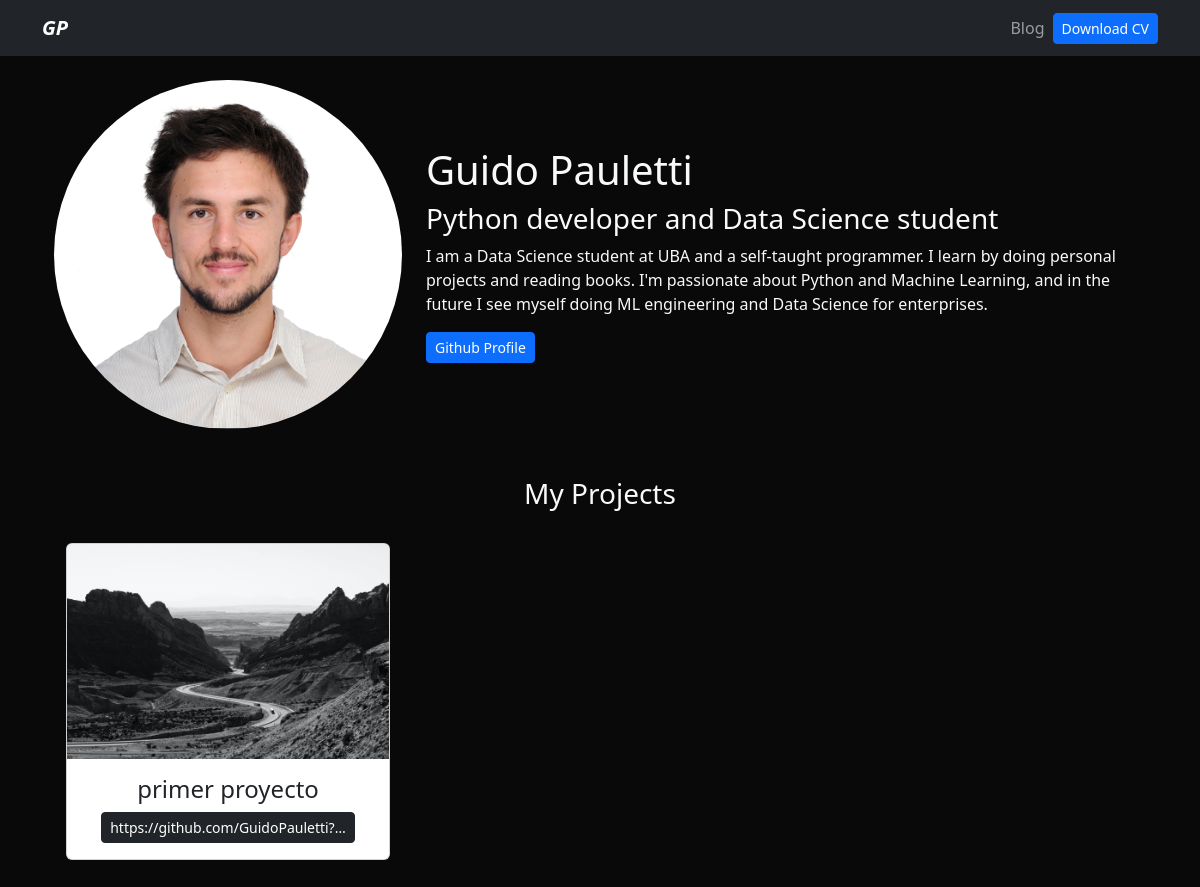
The page / on the database its author committed.
### portfolio/models.py (models this page shows)
class Header(models.Model):
    title = models.CharField(max_length=50)
    subtitle = models.CharField(max_length=60)
    description = models.CharField(max_length=400)
    image = models.ImageField(upload_to='portfolio/images/')

class Project(models.Model):
    title = models.CharField(max_length=50)
    url = models.URLField(blank=True)
    description = models.CharField(max_length=250)
    image = models.ImageField(upload_to='portfolio/images/')

### portfolio/views.py (the view)
# urls.py: path('', views.home, name='home'),
def home(request):
    headers = Header.objects.all()
    projects = Project.objects.all()
    return render(request, 'home.html', {'projects': projects, 'headers': headers})

### portfolio/templates/home.html
{% extends 'layout.html' %}
{% load static %}
{% block content %}
    <header class="row">
        {% for header in headers %}
        <div class="col-md-4">
            <img src="{{header.image.url}}" alt="profile image" class="rounded-circle img-fluid">
        </div>
        <div class="col-md-8 my-auto text-light">
            <h1>{{header.title}}</h1>
            <h3>{{header.subtitle}}</h3>
            <p>{{header.description}}</p>
            <a class="btn btn-primary btn-sm" href="https://github.com/GuidoPauletti" target="_blank">Github Profile</a>
        </div>
        {% endfor %}
    </header>
    <div class="row mg-4 text-center mt-5">
        <h3>My Projects</h3>
        {% for project in projects %}
        <div class="col-md-4 p-4">
            <div class="card bg-white card-project text-dark">
                <img src="{{project.image.url}}" alt="" class="card-img-top">
                <div class="card-body">
                    <h4>{{project.title}}</h4>
                    {% if project.url %}
                        <a href="{{project.url}}" class="btn btn-dark btn-sm" target="_blank">{{project.url|truncatechars:34}}</a>
                    {% endif %}
                </div>
            </div>
        </div>
        {% endfor %}
    </div>
{% endblock %}

### portfolio/templates/layout.html (shortened to what this page needs)
{% load static %}
<!DOCTYPE html>
<html lang="en">
<head>
    <link href="https://cdn.jsdelivr.net/npm/bootstrap@5.3.0-alpha1/dist/css/bootstrap.min.css" rel="stylesheet">
    <link rel="stylesheet" href="{% static 'portfolio/CV_ENG.pdf' %}">
    <link rel="stylesheet" href="{% static 'main.css' %}">
</head>
<body class="text-light">
    {% include 'partials/navbar.html' %}
    <div class="container p-4">
        {% block content %}
        {% endblock %}
    </div>
</body>
</html>

### portfolio/templates/partials/navbar.html (shortened to what this page needs)
{% load static %}
<nav class="navbar navbar-expand-lg navbar-dark bg-dark">
    <div class="container">
      <a class="navbar-brand fw-bold fst-italic" href="/">GP</a>
      <div class="collapse navbar-collapse" id="navbarNav">
        <ul class="navbar-nav ms-auto">
          <li class="nav-item">
            <a class="nav-link" href="{% url 'blog:posts' %}">Blog</a>
          </li>
          <li class="nav-item d-flex align-items-center">
            <a class="btn btn-primary btn-sm" href="{% static 'portfolio/CV_ENG.pdf' %}" target="_blank">Download CV</a>
          </li>
        </ul>
      </div>
    </div>
</nav>

### static/main.css (style rules this page uses)
body { background: #090909; }
.bg-white { background-color: white; }

### rows shown on the page
Header: image (picture), title "Guido Pauletti", subtitle "Python developer and Data Science student", description "I am a Data Science student at UBA and a self-taught programmer. I learn by doing personal projects and reading books. I'm passionate about Python and Machine Learning, and in the future I see myself doing ML engineering and Data Science for enterprises."
Project: image (picture), title "primer proyecto", url "https://github.com/GuidoPauletti?…"
